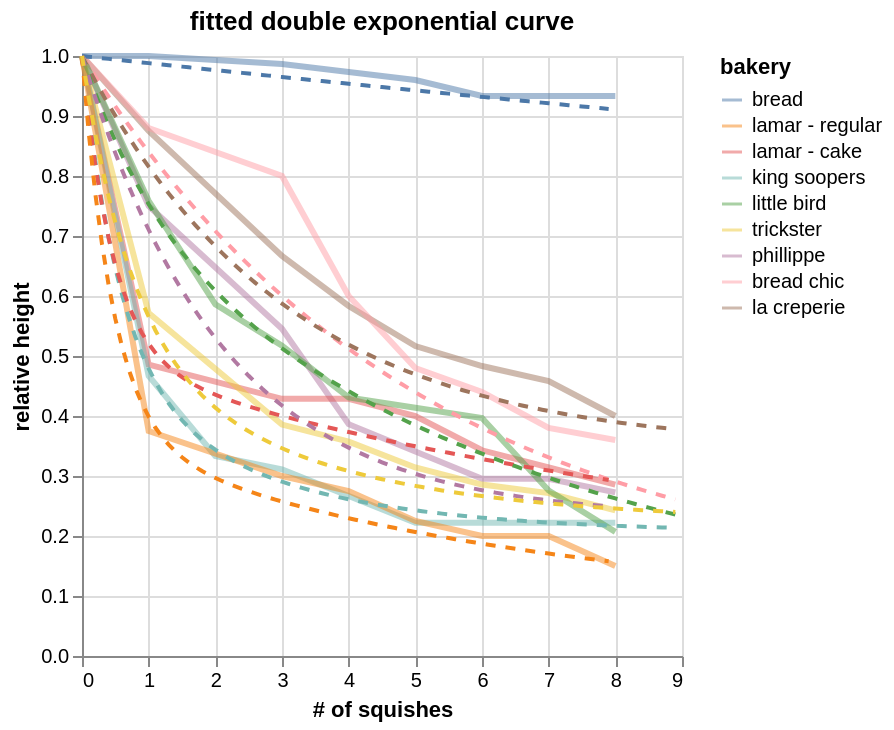

The code cell stored with this chart in its notebook:
### Code cell
base = (
    alt.Chart(spring_data.loc[spring_data['t'].le(8)])
    .transform_window(
        initial_value="first_value(value)",
        sort=[{"field": "t"}],
        groupby=["bakery"],
    )
    .transform_calculate(normalized="datum.value / datum.initial_value")
    .mark_line(size=3, opacity=0.5)
    .encode(
        x='t:Q',
        y='normalized:Q',
        color=alt.Color('bakery', sort=plot_order)
    )
)

fit = (
    alt.Chart(interpolant)
    .transform_window(
        initial_value="first_value(y)",
        sort=[{"field": "t"}],
        groupby=["bakery"],
    )
    .transform_calculate(normalized="datum.y / datum.initial_value")
    .mark_line(size=2, strokeDash=[5, 5])
    .encode(
        x=alt.X('t:Q', title="# of squishes"),
        y=alt.Y('normalized:Q', title="relative height"),
        color=alt.Color('bakery', sort=plot_order)
    )
    .properties(title=f"fitted {typ} exponential curve")
)

chart = base + fit
chart.display()

### Figure 1 — Vega-Lite specification as saved in the notebook (floating-point values rounded to 4 significant figures; data arrays with more than 128 entries replaced by an {"elided": "..."} marker saying what was removed)
{"config": {"view": {"continuousWidth": 300, "continuousHeight": 300}}, "layer": [{"data": {"name": "data-92c29d817b5c77e3b2838a6bc7f98e29"}, "mark": {"type": "line", "opacity": 0.5, "size": 3}, "encoding": {"color": {"field": "bakery", "sort": ["bread", "lamar - regular", "lamar - cake", "king soopers", "little bird", "trickster", "phillippe", "bread chic", "la creperie"], "type": "nominal"}, "x": {"field": "t", "type": "quantitative"}, "y": {"field": "normalized", "type": "quantitative"}}, "transform": [{"window": [{"op": "first_value", "field": "value", "as": "initial_value"}], "groupby": ["bakery"], "sort": [{"field": "t"}]}, {"calculate": "datum.value / datum.initial_value", "as": "normalized"}]}, {"data": {"name": "data-cb233adcac97e63a096672bbfc6ab625"}, "mark": {"type": "line", "size": 2, "strokeDash": [5, 5]}, "encoding": {"color": {"field": "bakery", "sort": ["bread", "lamar - regular", "lamar - cake", "king soopers", "little bird", "trickster", "phillippe", "bread chic", "la creperie"], "type": "nominal"}, "x": {"field": "t", "title": "# of squishes", "type": "quantitative"}, "y": {"field": "normalized", "title": "relative height", "type": "quantitative"}}, "title": "fitted double exponential curve", "transform": [{"window": [{"op": "first_value", "field": "y", "as": "initial_value"}], "groupby": ["bakery"], "sort": [{"field": "t"}]}, {"calculate": "datum.y / datum.initial_value", "as": "normalized"}]}], "$schema": "https://vega.github.io/schema/vega-lite/v6.4.1.json", "datasets": {"data-92c29d817b5c77e3b2838a6bc7f98e29": [{"bakery": "la creperie", "metric": "height_s0", "value": 6.0, "units": "cm", "t": 0}, {"bakery": "phillippe", "metric": "height_s0", "value": 4.4, "units": "cm", "t": 0}, {"bakery": "lamar - cake", "metric": "height_s0", "value": 3.5, "units": "cm", "t": 0}, {"bakery": "bread", "metric": "height_s0", "value": 7.5, "units": "cm", "t": 0}, {"bakery": "trickster", "metric": "height_s0", "value": 7.0, "units": "cm", "t": 0}, {"bakery": "king soopers", "metric": "height_s0", "value": 4.5, "units": "cm", "t": 0}, {"bakery": "bread chic", "metric": "height_s0", "value": 5.0, "units": "cm", "t": 0}, {"bakery": "lamar - regular", "metric": "height_s0", "value": 4.0, "units": "cm", "t": 0}, {"bakery": "little bird", "metric": "height_s0", "value": 5.8, "units": "cm", "t": 0}, {"bakery": "phillippe", "metric": "height_s1", "value": 3.3, "units": "cm", "t": 1}, {"bakery": "little bird", "metric": "height_s1", "value": 4.4, "units": "cm", "t": 1}, {"bakery": "bread chic", "metric": "height_s1", "value": 4.4, "units": "cm", "t": 1}, {"bakery": "lamar - cake", "metric": "height_s1", "value": 1.7, "units": "cm", "t": 1}, {"bakery": "king soopers", "metric": "height_s1", "value": 2.1, "units": "cm", "t": 1}, {"bakery": "lamar - regular", "metric": "height_s1", "value": 1.5, "units": "cm", "t": 1}, {"bakery": "la creperie", "metric": "height_s1", "value": 5.25, "units": "cm", "t": 1}, {"bakery": "trickster", "metric": "height_s1", "value": 4.0, "units": "cm", "t": 1}, {"bakery": "bread", "metric": "height_s1", "value": 7.5, "units": "cm", "t": 1}, {"bakery": "king soopers", "metric": "height_s2", "value": 1.5, "units": "cm", "t": 2}, {"bakery": "little bird", "metric": "height_s2", "value": 3.4, "units": "cm", "t": 2}, {"bakery": "la creperie", "metric": "height_s3", "value": 4.0, "units": "cm", "t": 3}, {"bakery": "lamar - cake", "metric": "height_s3", "value": 1.5, "units": "cm", "t": 3}, {"bakery": "phillippe", "metric": "height_s3", "value": 2.4, "units": "cm", "t": 3}, {"bakery": "trickster", "metric": "height_s3", "value": 2.7, "units": "cm", "t": 3}, {"bakery": "bread", "metric": "height_s3", "value": 7.4, "units": "cm", "t": 3}, {"bakery": "king soopers", "metric": "height_s3", "value": 1.4, "units": "cm", "t": 3}, {"bakery": "bread chic", "metric": "height_s3", "value": 4.0, "units": "cm", "t": 3}, {"bakery": "lamar - regular", "metric": "height_s3", "value": 1.2, "units": "cm", "t": 3}, {"bakery": "little bird", "metric": "height_s3", "value": 3.0, "units": "cm", "t": 3}, {"bakery": "king soopers", "metric": "height_s4", "value": 1.2, "units": "cm", "t": 4}, {"bakery": "little bird", "metric": "height_s4", "value": 2.5, "units": "cm", "t": 4}, {"bakery": "lamar - cake", "metric": "height_s4", "value": 1.5, "units": "cm", "t": 4}, {"bakery": "bread", "metric": "height_s4", "value": 7.3, "units": "cm", "t": 4}, {"bakery": "lamar - regular", "metric": "height_s4", "value": 1.1, "units": "cm", "t": 4}, {"bakery": "bread chic", "metric": "height_s4", "value": 3.0, "units": "cm", "t": 4}, {"bakery": "phillippe", "metric": "height_s4", "value": 1.7, "units": "cm", "t": 4}, {"bakery": "trickster", "metric": "height_s4", "value": 2.5, "units": "cm", "t": 4}, {"bakery": "la creperie", "metric": "height_s4", "value": 3.5, "units": "cm", "t": 4}, {"bakery": "bread", "metric": "height_s5", "value": 7.2, "units": "cm", "t": 5}, {"bakery": "king soopers", "metric": "height_s5", "value": 1.0, "units": "cm", "t": 5}, {"bakery": "bread chic", "metric": "height_s5", "value": 2.4, "units": "cm", "t": 5}, {"bakery": "trickster", "metric": "height_s5", "value": 2.2, "units": "cm", "t": 5}, {"bakery": "lamar - cake", "metric": "height_s5", "value": 1.4, "units": "cm", "t": 5}, {"bakery": "la creperie", "metric": "height_s5", "value": 3.1, "units": "cm", "t": 5}, {"bakery": "phillippe", "metric": "height_s5", "value": 1.5, "units": "cm", "t": 5}, {"bakery": "lamar - regular", "metric": "height_s5", "value": 0.9, "units": "cm", "t": 5}, {"bakery": "little bird", "metric": "height_s5", "value": 2.4, "units": "cm", "t": 5}, {"bakery": "little bird", "metric": "height_s6", "value": 2.3, "units": "cm", "t": 6}, {"bakery": "phillippe", "metric": "height_s6", "value": 1.3, "units": "cm", "t": 6}, {"bakery": "trickster", "metric": "height_s6", "value": 2.0, "units": "cm", "t": 6}, {"bakery": "lamar - cake", "metric": "height_s6", "value": 1.2, "units": "cm", "t": 6}, {"bakery": "king soopers", "metric": "height_s6", "value": 1.0, "units": "cm", "t": 6}, {"bakery": "lamar - regular", "metric": "height_s6", "value": 0.8, "units": "cm", "t": 6}, {"bakery": "la creperie", "metric": "height_s6", "value": 2.9, "units": "cm", "t": 6}, {"bakery": "bread chic", "metric": "height_s6", "value": 2.2, "units": "cm", "t": 6}, {"bakery": "bread", "metric": "height_s6", "value": 7.0, "units": "cm", "t": 6}, {"bakery": "little bird", "metric": "height_s7", "value": 1.6, "units": "cm", "t": 7}, {"bakery": "bread chic", "metric": "height_s7", "value": 1.9, "units": "cm", "t": 7}, {"bakery": "phillippe", "metric": "height_s7", "value": 1.3, "units": "cm", "t": 7}, {"bakery": "bread", "metric": "height_s7", "value": 7.0, "units": "cm", "t": 7}, {"bakery": "la creperie", "metric": "height_s7", "value": 2.75, "units": "cm", "t": 7}, {"bakery": "lamar - cake", "metric": "height_s7", "value": 1.1, "units": "cm", "t": 7}, {"bakery": "lamar - regular", "metric": "height_s7", "value": 0.8, "units": "cm", "t": 7}, {"bakery": "trickster", "metric": "height_s7", "value": 1.9, "units": "cm", "t": 7}, {"bakery": "king soopers", "metric": "height_s7", "value": 1.0, "units": "cm", "t": 7}, {"bakery": "king soopers", "metric": "height_s8", "value": 1.0, "units": "cm", "t": 8}, {"bakery": "la creperie", "metric": "height_s8", "value": 2.4, "units": "cm", "t": 8}, {"bakery": "phillippe", "metric": "height_s8", "value": 1.2, "units": "cm", "t": 8}, {"bakery": "bread", "metric": "height_s8", "value": 7.0, "units": "cm", "t": 8}, {"bakery": "bread chic", "metric": "height_s8", "value": 1.8, "units": "cm", "t": 8}, {"bakery": "lamar - cake", "metric": "height_s8", "value": 1.0, "units": "cm", "t": 8}, {"bakery": "trickster", "metric": "height_s8", "value": 1.7, "units": "cm", "t": 8}, {"bakery": "lamar - regular", "metric": "height_s8", "value": 0.6, "units": "cm", "t": 8}, {"bakery": "little bird", "metric": "height_s8", "value": 1.2, "units": "cm", "t": 8}], "data-cb233adcac97e63a096672bbfc6ab625": {"elided": "770 records"}}}
